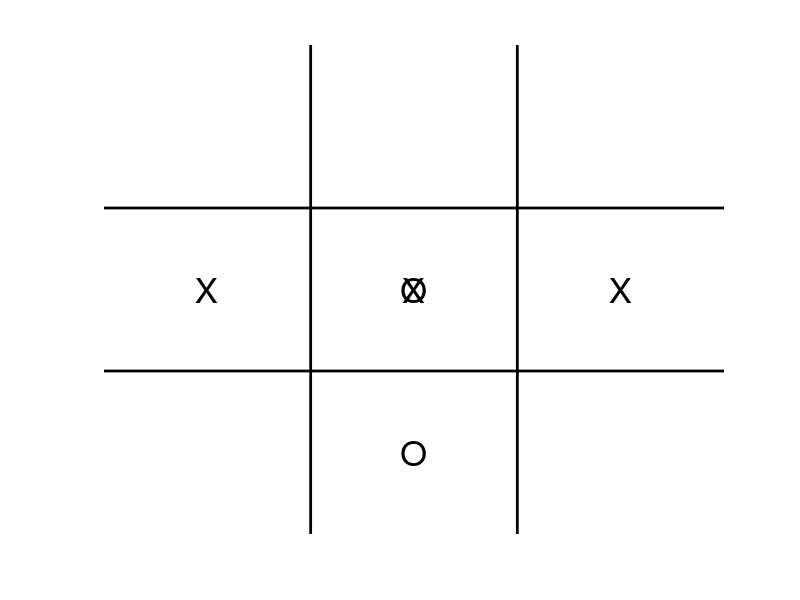
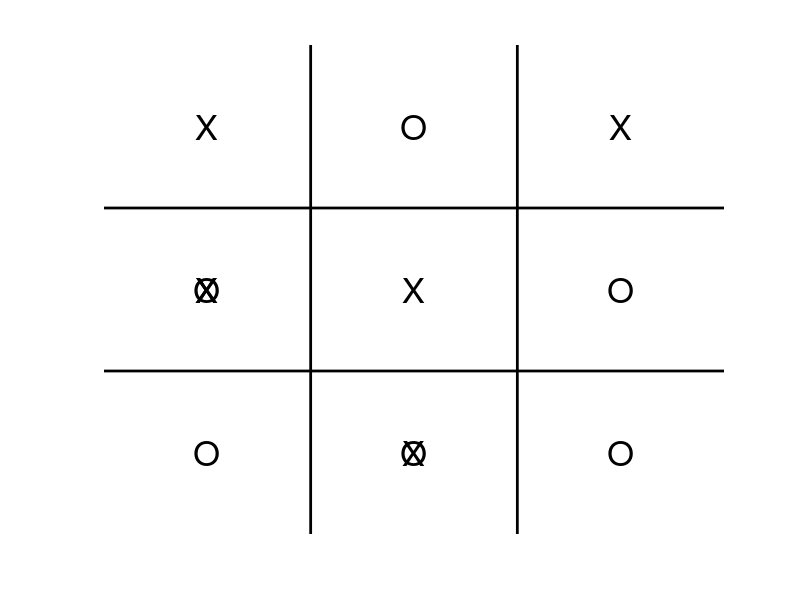
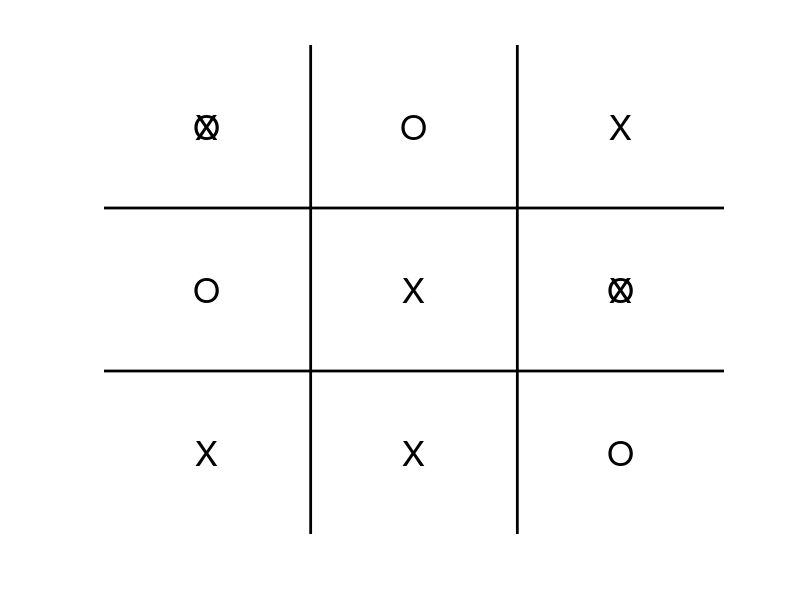
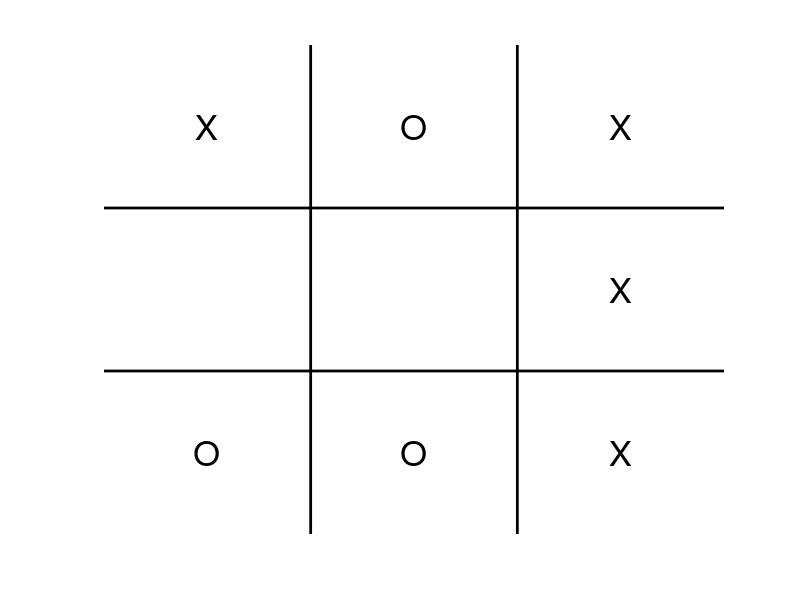

These figures' MATLAB source, in order:
% ME203 Project Q1

for game=1:10;
%Establish the board
board=zeros(3,3);
figure;
plot([.5 3.5],[-1.5 -1.5],'k','linewidth',2);
hold on;
plot([.5 3.5],[-2.5 -2.5],'k','linewidth',2);
plot([1.5 1.5],[-.5 -3.5],'k','linewidth',2);
plot([2.5 2.5],[-.5 -3.5],'k','linewidth',2);
hold off;
axis off;

%Whoever makes the first move is player 1 (X)
r=randi(3); % row position at random from 1 to 3
c=randi(3); % column position at random from 1 to 3
move=[r c]; % The random move of player 1
board(r,c)=1; % logical value of player 1
text(c,-r,'X','horizontalalignment','center','fontsize',25) % displaying the (X)
turn=1; % this is to initialize the while loops, they begin after the first turn or turn==1
%Begins the loop with player 2's first turn
while turn==1
    r=randi(3); 
    c=randi(3); 
    move=[r c]; 
    while board(r,c)==1   %While loop Checks if move is already taken by player 1
        r=randi(3); 
        c=randi(3); 
        move=[r c]; 
    end
        while board(r,c)==-1    %While loops Checks if move is already taken by player 2
            r=randi(3); 
            c=randi(3); 
            move=[r c]; 
        end
    board(r,c)=-1; % logical value of player 2
    text(c,-r,'O','horizontalalignment','center','fontsize',25) % player 2 is O
      result=[sum(board),sum(board)]; %These are the winning scenarios
      result(1)=board(1,1)+board(1,2)+board(1,3); % any consecutive 3 in a row
      result(2)=board(2,1)+board(2,2)+board(2,3);
      result(3)=board(3,1)+board(3,2)+board(3,3);
      result(4)=board(1,1)+board(2,1)+board(3,1); % any consecutive 3 in a column
      result(5)=board(1,2)+board(2,2)+board(3,2);
      result(6)=board(1,3)+board(2,3)+board(3,3);
      result(7)=board(1,1)+board(2,2)+board(3,3); % any consecutive 3 along a diagonal
      result(8)=board(1,3)+board(2,2)+board(3,1);
      if any(result==-3) % If player 2 gets any 3 consecutive spaces, they win
          disp('Player 2 wins') % Player 2 wins 
          break % ends loop if player 2 wins
      end
        r=randi(3); 
        c=randi(3); 
        move=[r c]; 
      while board(r,c)==-1    %While loops Checks if move is already taken by player 2
            r=randi(3); 
            c=randi(3); 
            move=[r c]; 
      end
        while board(r,c)==1    %While loops Checks if move is already taken by player 1
            r=randi(3); 
            c=randi(3); 
            move=[r c]; 
        end
      board(r,c)=1;
      text(c,-r,'X','horizontalalignment','center','fontsize',25)
      result=[sum(board),sum(board)];  %These are the same winning scenarios
      result(1)=board(1,1)+board(1,2)+board(1,3);
      result(2)=board(2,1)+board(2,2)+board(2,3);
      result(3)=board(3,1)+board(3,2)+board(3,3);
      result(4)=board(1,1)+board(2,1)+board(3,1);
      result(5)=board(1,2)+board(2,2)+board(3,2);
      result(6)=board(1,3)+board(2,3)+board(3,3);
      result(7)=board(1,1)+board(2,2)+board(3,3);
      result(8)=board(1,3)+board(2,2)+board(3,1);
      if any(result==3) %Checks for a win by player 1 and ends loop with a win
          disp('Player 1 wins')
          break
      end
        if all(result~=3)&(sum(sum(abs(board)))==9) %Checks for a tie
        disp('Tie game') % If all board spaces fill up then the game ends in a tie
        break
        end          
end
end



  